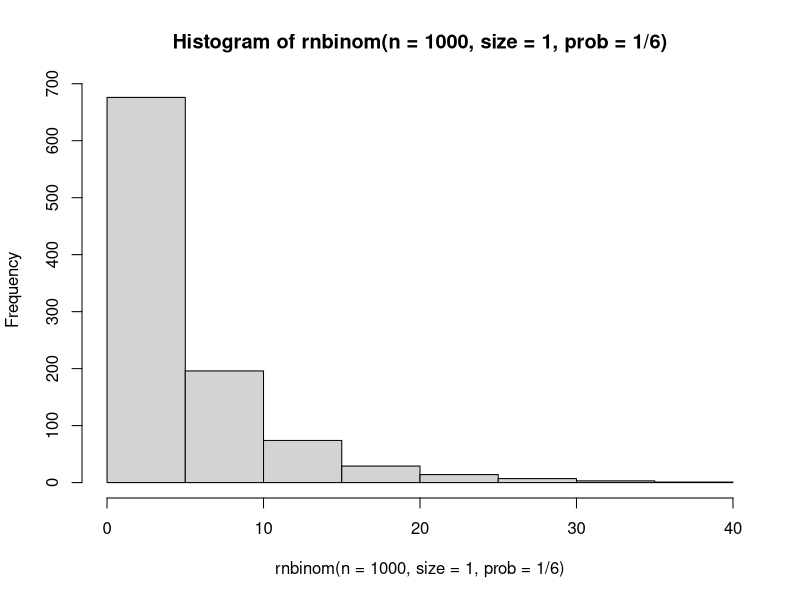
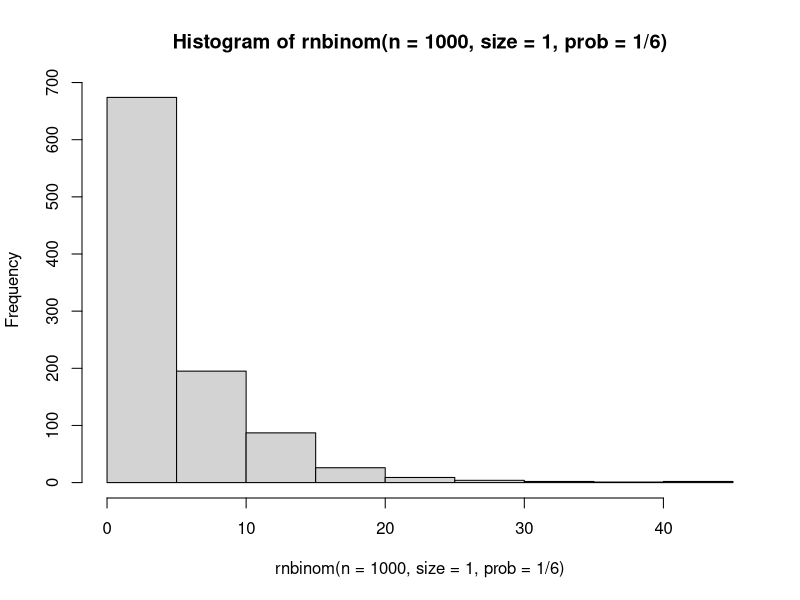

These figures' R source, in order:
# The following lines create a pdf file that contains
# graphics output 6 inches wide and 6 inches high.

pdf(file="hist1.pdf",width=6,height=6)

# Now the histogram is created.
hist(rnbinom(n=1000,size=1,prob=1/6))

# The file is closed and plotting is finished.
dev.off()

# The following lines create a png file that contains
# graphics output 480 pixels wide and 480 pixels high,
# and 12 point text size.

png(file="hist1.png",width=480,height=480,pointsize=12)

# Now the histogram is created.
hist(rnbinom(n=1000,size=1,prob=1/6))

# The file is closed and plotting is finished.
dev.off()




